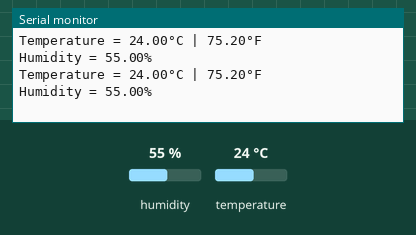
Recording of a sketch running on a simulated Arduino Uno, built with avr-gcc and run on an emulated ATmega328P. On the bench: the last lines printed to the serial monitor. The test bench sets the inputs (shaded band); at power-on: humidity 55 %, temperature 24 °C.

Above: at 2.8 s.
2.9 s: humidity set to 22 %
At 4.5 s:
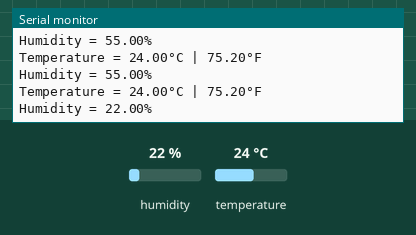
5.6 s: temperature set to 12 °C
At 6.9 s:
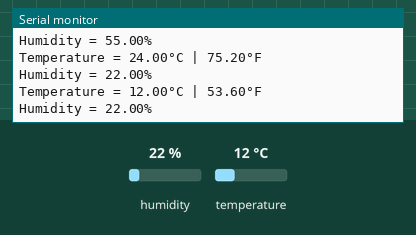
8.3 s: humidity set to 40 %
At 10.6 s:
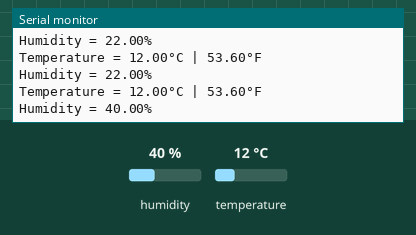
Timing chart, 0 to 12.1 s (numbered marks = the images above; inputs shaded):
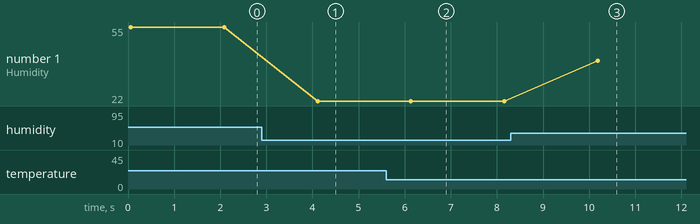

The sketch:

DHT11.ino
```cpp
#include <dht.h>
#define outPin 8
dht DHT;
void setup() {
Serial.begin(9600);
}

void loop() {
int readData = DHT.read11(outPin);
float t = DHT.temperature;
float h = DHT.humidity;

Serial.print("Temperature = ");
Serial.print(t);
Serial.print("°C | ");
Serial.print((t*9.0)/5.0+32.0);
Serial.print("°F ");
Serial.print("\nHumidity = ");
Serial.print(h);
Serial.print("%");
Serial.println("");
delay(2000);
}
```

Measured:
- after the input at 2.9 s, the serial monitor: prints a new line after 1.2 s (image 1)
- after the input at 5.6 s, the serial monitor: prints a new line after 0.50 s (image 2)
- after the input at 8.3 s, the serial monitor: prints a new line after 1.9 s (image 3)
- plotted number 1: 55 → 22 after the input at 2.9 s, 22 → 40 after the input at 8.3 s
